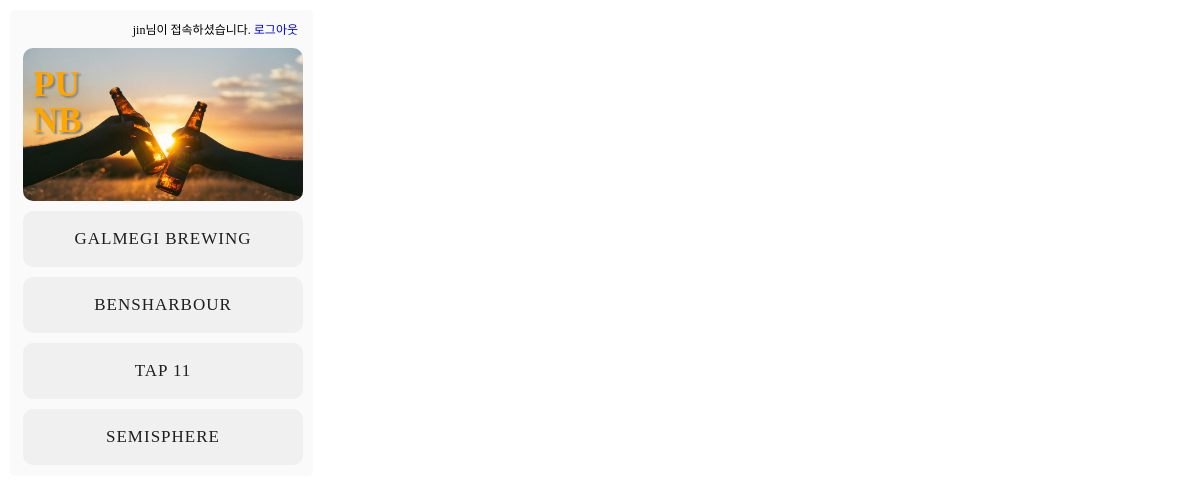
The app's page / (signed in) with its own data.
### first/models.py (models this page shows, shortened)
class Publist(models.Model):
    title = models.CharField(max_length=100)
    number = models.CharField(max_length=100)

### first/views.py (the view)
# urls.py: path('',index ,name='index'),
def index(request):
    a = Publist.objects.all()
    return render(request,'index.html',{'a':a})

### first/templates/index.html (shortened to what this page needs)
{% load static %}
<!DOCTYPE html>
<html lang="en">
<head>
    <link rel="stylesheet" type="text/css" href="{% static 'css/index.css' %}">
</head>
<body>
    <div class = "wrapper">
        <div class="main_page">
        <div class="login">
        {%if user.is_authenticated%}
            {{user.username}}님이 접속하셨습니다.
            <a href="{%url 'logout' %}">로그아웃</a>
        {%else%}
        <a href="{%url 'sign_up'%}">회원가입</a>
        <a href="{%url 'login'%}">로그인</a>
        {%endif%}
        </div>
        <header>
            <h3> PU </h3>
            <h3> NB </h3>
        </header>
        <div class=pub_name>
        {% for mypub in a %}
        <a href="{% url 'pub' mypub.id %}">
            <div class="pub_list">
                <p>{{mypub.title}}</p>
            </div>
        </a>
        {% endfor %}
        </div>
    </div>
</body>
</html>

### first/static/css/index.css (style rules this page uses)
body { display: block; margin: 0px; }
.login { font-size: 12px; padding-right: 15px; text-align: right; }
h3 { margin-bottom: 0px; }
header { padding-top: 1px; padding-left: 10px; padding-right: 50px; padding-bottom: 80px; color: orange; line-height: 1px; font-size: 30px; text-shadow: 2px 2px 2px gray; background-image: url('../images/CheerBeer.jpg'); border-radius: 10px; -webkit-background-size: cover; -moz-background-size: cover; -o-background-size: cover; background-size: cover; margin: 10px; }
a { text-decoration: none; }
.main_page { margin: 10px; background-color: rgb(250, 250, 250); padding-top: 10px; padding-bottom: 1px; padding-left: 3px; border-radius:5px; max-width: 300px; }
.pub_list { padding-top: 1px; padding-bottom: 1px; max-width: 300px; font-size: 17px; text-align: center; letter-spacing: 1px; border-radius: 10px; background-color:rgb(240, 240, 240); color:rgb(30, 30, 30); margin: 10px; background-position: center; }

### records on screen
Publist: title "GALMEGI BREWING"
Publist: title "BENSHARBOUR"
Publist: title "TAP 11"
Publist: title "SEMISPHERE"

### other values on screen
{{ user.username }} "jin"
